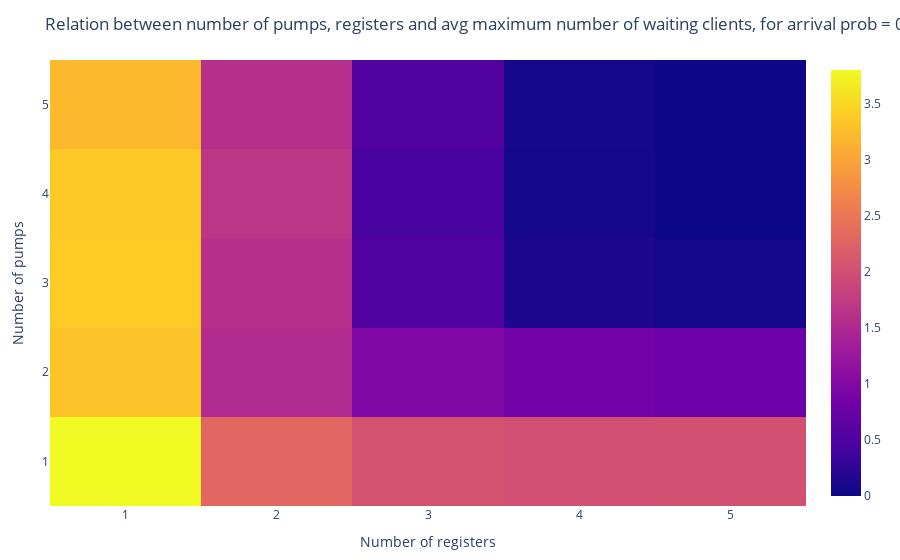

The notebook cell this image was saved under:
### Code cell
p1 = plot(heatmap(filter(row -> row.arrival_prob == 0.1 ,res_dif_arr_probs), x = :n_registers, y = :n_pumps, z = :avg_waiting_clients), Layout(
    xaxis_title="Number of registers",
    yaxis_title="Number of pumps",
    zaxis_title ="Avg number of waiting customers",
    title_text ="Relation between number of pumps, registers and avg maximum number of waiting clients, for arrival prob = 0.1",))

### Figure 1 — Plotly figure (JSON) as saved in the notebook; plotly's stock layout.template omitted (floating-point values rounded to 4 significant figures)
{"data": [{"transpose": true, "type": "heatmap", "x": [1, 2, 3, 4, 5, 1, 2, 3, 4, 5, 1, 2, 3, 4, 5, 1, 2, 3, 4, 5, 1, 2, 3, 4, 5], "y": [1, 1, 1, 1, 1, 2, 2, 2, 2, 2, 3, 3, 3, 3, 3, 4, 4, 4, 4, 4, 5, 5, 5, 5, 5], "z": [3.8, 2.29, 2.04, 2, 2.02, 3.32, 1.52, 0.99, 0.84, 0.8, 3.38, 1.61, 0.55, 0.12, 0.05, 3.37, 1.67, 0.45, 0.06, 0, 3.21, 1.6, 0.55, 0.07, 0.01]}], "layout": {"margin": {"b": 50, "l": 50, "r": 50, "t": 60}, "title": {"text": "Relation between number of pumps, registers and avg maximum number of waiting clients, for arrival prob = 0.1"}, "xaxis": {"title": {"text": "Number of registers"}}, "yaxis": {"title": {"text": "Number of pumps"}}, "zaxis": {"title": {"text": "Avg number of waiting customers"}}}}
